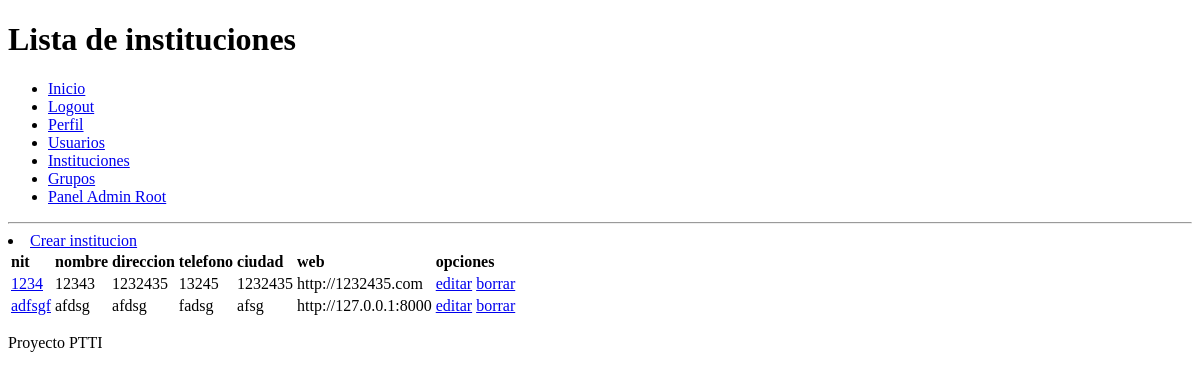
Before: /instituciones/ (signed in) with the older database file.
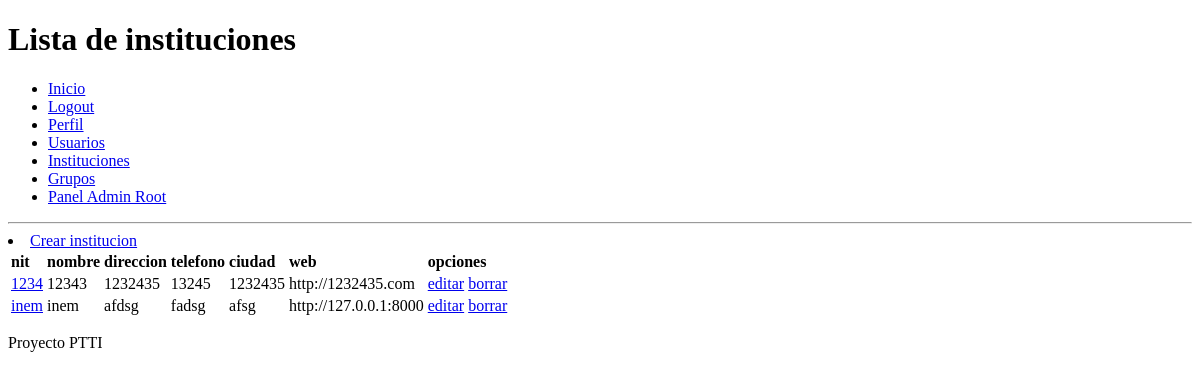
After: the same page with the newer database file.
### ptti/models.py (models this page shows, shortened)
class Institucion(models.Model):
    class Meta:
        verbose_name = "Institucion"
        verbose_name_plural = "Instituciones"
    nit         = models.CharField(max_length=200,unique=True)
    nombre      = models.CharField(max_length=200)
    direccion   = models.CharField(max_length=200)
    telefono    = models.CharField(max_length=200)
    ciudad      = models.CharField(max_length=200)
    web         = models.URLField(max_length=200)

### ptti/views.py (the view)
# urls.py: url(r'^instituciones/$',views.instituciones, name='instituciones'),
@login_required(login_url='/login/')
def instituciones(request):
    instituciones_lista = Institucion.objects.order_by('nit')
    context = {'instituciones_lista': instituciones_lista}
    return render(request, 'instituciones.html', context)

### templates/instituciones.html (shortened to what this page needs)
{% extends 'base.html' %}
{% block encabezado %}
	<h1>Lista de instituciones</h1>
{% endblock %}
{% block contenido %}
	<li><a href='/instituciones/crear'>Crear institucion</a></li>
  {% if instituciones_lista %}
	<table>
        <thead>
          <tr style="font-weight:bold">
            <td>nit</td>
            <td>nombre</td>
            <td>direccion</td>
            <td>telefono</td>
            <td>ciudad</td>
						<td>web</td>
						<td>opciones</td>
          </tr>
        </thead>
        <tbody>
					{% for institucion in instituciones_lista %}
	          <tr>
              <td><a href="{% url 'ptti:editar_institucion' institucion.id %}">{{ institucion.nit }}</a></td>
							<td>{{ institucion.nombre }}</td>
              <td>{{ institucion.direccion }}</td>
							<td>{{ institucion.telefono }}</td>
							<td>{{ institucion.ciudad }}</td>
							<td>{{ institucion.web }}</td>
							<td>
								<a href="{% url 'ptti:editar_institucion' institucion.id %}">editar</a>
								<a href="{% url 'ptti:borrar_institucion' institucion.id %}">borrar</a>
							</td>
            </tr>
					{% endfor %}
        </tbody>
      </table>
  {% else %}
      <p>No instituciones</p>
  {% endif %}
{% endblock %}

Changed rows visible on the page:
changed Institucion "afdsg": nit "adfsgf" → "inem"; nombre "afdsg" → "inem"
